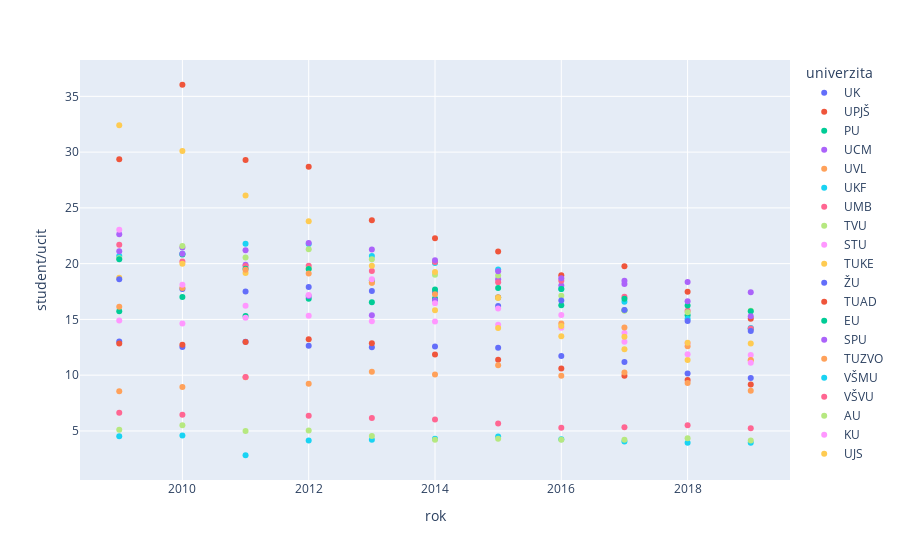

Write notebook code for a chart like this one.
### Code cell
px.scatter(studenti, x="rok", y="student/ucit", color="univerzita", height=700)

### Figure 1 — Plotly figure (JSON) as saved in the notebook; plotly's stock layout.template omitted (floating-point values rounded to 4 significant figures)
{"data": [{"hovertemplate": "univerzita=UK<br>rok=%{x}<br>student/ucit=%{y}<extra></extra>", "legendgroup": "UK", "marker": {"color": "#636efa", "symbol": "circle"}, "mode": "markers", "name": "UK", "orientation": "v", "showlegend": true, "type": "scatter", "x": [2009, 2010, 2011, 2012, 2013, 2014, 2015, 2016, 2017, 2018, 2019], "xaxis": "x", "y": [13.03, 12.52, 12.99, 12.63, 12.51, 12.57, 12.45, 11.71, 11.18, 10.16, 9.75], "yaxis": "y"}, {"hovertemplate": "univerzita=UPJŠ<br>rok=%{x}<br>student/ucit=%{y}<extra></extra>", "legendgroup": "UPJŠ", "marker": {"color": "#EF553B", "symbol": "circle"}, "mode": "markers", "name": "UPJŠ", "orientation": "v", "showlegend": true, "type": "scatter", "x": [2009, 2010, 2011, 2012, 2013, 2014, 2015, 2016, 2017, 2018, 2019], "xaxis": "x", "y": [12.85, 12.72, 12.98, 13.22, 12.87, 11.86, 11.38, 10.59, 9.94, 9.57, 9.16], "yaxis": "y"}, {"hovertemplate": "univerzita=PU<br>rok=%{x}<br>student/ucit=%{y}<extra></extra>", "legendgroup": "PU", "marker": {"color": "#00cc96", "symbol": "circle"}, "mode": "markers", "name": "PU", "orientation": "v", "showlegend": true, "type": "scatter", "x": [2009, 2010, 2011, 2012, 2013, 2014, 2015, 2016, 2017, 2018, 2019], "xaxis": "x", "y": [15.73, 17.02, 15.3, 16.86, 16.54, 16.87, 16.96, 16.26, 15.82, 15.38, 14.17], "yaxis": "y"}, {"hovertemplate": "univerzita=UCM<br>rok=%{x}<br>student/ucit=%{y}<extra></extra>", "legendgroup": "UCM", "marker": {"color": "#ab63fa", "symbol": "circle"}, "mode": "markers", "name": "UCM", "orientation": "v", "showlegend": true, "type": "scatter", "x": [2009, 2010, 2011, 2012, 2013, 2014, 2015, 2016, 2017, 2018, 2019], "xaxis": "x", "y": [22.63, 21.45, 19.89, 17.09, 15.38, 16.72, 18.6, 18.03, 18.46, 18.35, 17.44], "yaxis": "y"}, {"hovertemplate": "univerzita=UVL<br>rok=%{x}<br>student/ucit=%{y}<extra></extra>", "legendgroup": "UVL", "marker": {"color": "#FFA15A", "symbol": "circle"}, "mode": "markers", "name": "UVL", "orientation": "v", "showlegend": true, "type": "scatter", "x": [2009, 2010, 2011, 2012, 2013, 2014, 2015, 2016, 2017, 2018, 2019], "xaxis": "x", "y": [8.55, 8.93, 9.81, 9.23, 10.31, 10.07, 10.9, 9.95, 10.24, 9.29, 8.61], "yaxis": "y"}, {"hovertemplate": "univerzita=UKF<br>rok=%{x}<br>student/ucit=%{y}<extra></extra>", "legendgroup": "UKF", "marker": {"color": "#19d3f3", "symbol": "circle"}, "mode": "markers", "name": "UKF", "orientation": "v", "showlegend": true, "type": "scatter", "x": [2009, 2010, 2011, 2012, 2013, 2014, 2015, 2016, 2017, 2018, 2019], "xaxis": "x", "y": [20.68, 20.89, 21.79, 21.77, 20.69, 20.06, 19.48, 17.72, 16.58, 15.07, 14.22], "yaxis": "y"}, {"hovertemplate": "univerzita=UMB<br>rok=%{x}<br>student/ucit=%{y}<extra></extra>", "legendgroup": "UMB", "marker": {"color": "#FF6692", "symbol": "circle"}, "mode": "markers", "name": "UMB", "orientation": "v", "showlegend": true, "type": "scatter", "x": [2009, 2010, 2011, 2012, 2013, 2014, 2015, 2016, 2017, 2018, 2019], "xaxis": "x", "y": [21.7, 20.19, 19.79, 19.82, 19.34, 20.15, 18.34, 18.46, 17.04, 15.78, 14.19], "yaxis": "y"}, {"hovertemplate": "univerzita=TVU<br>rok=%{x}<br>student/ucit=%{y}<extra></extra>", "legendgroup": "TVU", "marker": {"color": "#B6E880", "symbol": "circle"}, "mode": "markers", "name": "TVU", "orientation": "v", "showlegend": true, "type": "scatter", "x": [2009, 2010, 2011, 2012, 2013, 2014, 2015, 2016, 2017, 2018, 2019], "xaxis": "x", "y": [20.48, 21.59, 20.54, 21.29, 20.39, 19.01, 18.93, 17.13, 15.78, 15.65, 15.78], "yaxis": "y"}, {"hovertemplate": "univerzita=STU<br>rok=%{x}<br>student/ucit=%{y}<extra></extra>", "legendgroup": "STU", "marker": {"color": "#FF97FF", "symbol": "circle"}, "mode": "markers", "name": "STU", "orientation": "v", "showlegend": true, "type": "scatter", "x": [2009, 2010, 2011, 2012, 2013, 2014, 2015, 2016, 2017, 2018, 2019], "xaxis": "x", "y": [14.91, 14.63, 15.14, 15.33, 14.83, 14.81, 14.51, 14.26, 13.79, 12.87, 11.8], "yaxis": "y"}, {"hovertemplate": "univerzita=TUKE<br>rok=%{x}<br>student/ucit=%{y}<extra></extra>", "legendgroup": "TUKE", "marker": {"color": "#FECB52", "symbol": "circle"}, "mode": "markers", "name": "TUKE", "orientation": "v", "showlegend": true, "type": "scatter", "x": [2009, 2010, 2011, 2012, 2013, 2014, 2015, 2016, 2017, 2018, 2019], "xaxis": "x", "y": [18.73, 19.98, 19.15, 19.54, 18.29, 15.81, 14.24, 13.48, 12.33, 11.37, 11.32], "yaxis": "y"}, {"hovertemplate": "univerzita=ŽU<br>rok=%{x}<br>student/ucit=%{y}<extra></extra>", "legendgroup": "ŽU", "marker": {"color": "#636efa", "symbol": "circle"}, "mode": "markers", "name": "ŽU", "orientation": "v", "showlegend": true, "type": "scatter", "x": [2009, 2010, 2011, 2012, 2013, 2014, 2015, 2016, 2017, 2018, 2019], "xaxis": "x", "y": [18.6, 17.72, 17.51, 17.91, 17.55, 17.41, 16.2, 16.69, 15.85, 14.86, 13.96], "yaxis": "y"}, {"hovertemplate": "univerzita=TUAD<br>rok=%{x}<br>student/ucit=%{y}<extra></extra>", "legendgroup": "TUAD", "marker": {"color": "#EF553B", "symbol": "circle"}, "mode": "markers", "name": "TUAD", "orientation": "v", "showlegend": true, "type": "scatter", "x": [2009, 2010, 2011, 2012, 2013, 2014, 2015, 2016, 2017, 2018, 2019], "xaxis": "x", "y": [29.37, 36.04, 29.3, 28.68, 23.88, 22.27, 21.09, 18.96, 19.76, 17.47, 15.05], "yaxis": "y"}, {"hovertemplate": "univerzita=EU<br>rok=%{x}<br>student/ucit=%{y}<extra></extra>", "legendgroup": "EU", "marker": {"color": "#00cc96", "symbol": "circle"}, "mode": "markers", "name": "EU", "orientation": "v", "showlegend": true, "type": "scatter", "x": [2009, 2010, 2011, 2012, 2013, 2014, 2015, 2016, 2017, 2018, 2019], "xaxis": "x", "y": [20.4, 20.82, 19.54, 19.51, 18.49, 17.68, 17.82, 17.72, 16.86, 16.25, 15.73], "yaxis": "y"}, {"hovertemplate": "univerzita=SPU<br>rok=%{x}<br>student/ucit=%{y}<extra></extra>", "legendgroup": "SPU", "marker": {"color": "#ab63fa", "symbol": "circle"}, "mode": "markers", "name": "SPU", "orientation": "v", "showlegend": true, "type": "scatter", "x": [2009, 2010, 2011, 2012, 2013, 2014, 2015, 2016, 2017, 2018, 2019], "xaxis": "x", "y": [21.11, 20.89, 21.2, 21.85, 21.27, 20.3, 19.32, 18.68, 18.17, 16.63, 15.29], "yaxis": "y"}, {"hovertemplate": "univerzita=TUZVO<br>rok=%{x}<br>student/ucit=%{y}<extra></extra>", "legendgroup": "TUZVO", "marker": {"color": "#FFA15A", "symbol": "circle"}, "mode": "markers", "name": "TUZVO", "orientation": "v", "showlegend": true, "type": "scatter", "x": [2009, 2010, 2011, 2012, 2013, 2014, 2015, 2016, 2017, 2018, 2019], "xaxis": "x", "y": [16.14, 17.81, 19.46, 19.11, 18.28, 17.25, 16.98, 14.63, 14.28, 12.59, 11.36], "yaxis": "y"}, {"hovertemplate": "univerzita=VŠMU<br>rok=%{x}<br>student/ucit=%{y}<extra></extra>", "legendgroup": "VŠMU", "marker": {"color": "#19d3f3", "symbol": "circle"}, "mode": "markers", "name": "VŠMU", "orientation": "v", "showlegend": true, "type": "scatter", "x": [2009, 2010, 2011, 2012, 2013, 2014, 2015, 2016, 2017, 2018, 2019], "xaxis": "x", "y": [4.52, 4.58, 2.82, 4.14, 4.22, 4.31, 4.49, 4.25, 4.05, 3.95, 3.95], "yaxis": "y"}, {"hovertemplate": "univerzita=VŠVU<br>rok=%{x}<br>student/ucit=%{y}<extra></extra>", "legendgroup": "VŠVU", "marker": {"color": "#FF6692", "symbol": "circle"}, "mode": "markers", "name": "VŠVU", "orientation": "v", "showlegend": true, "type": "scatter", "x": [2009, 2010, 2011, 2012, 2013, 2014, 2015, 2016, 2017, 2018, 2019], "xaxis": "x", "y": [6.63, 6.46, 9.83, 6.36, 6.17, 6.02, 5.66, 5.29, 5.33, 5.52, 5.24], "yaxis": "y"}, {"hovertemplate": "univerzita=AU<br>rok=%{x}<br>student/ucit=%{y}<extra></extra>", "legendgroup": "AU", "marker": {"color": "#B6E880", "symbol": "circle"}, "mode": "markers", "name": "AU", "orientation": "v", "showlegend": true, "type": "scatter", "x": [2009, 2010, 2011, 2012, 2013, 2014, 2015, 2016, 2017, 2018, 2019], "xaxis": "x", "y": [5.11, 5.52, 4.99, 5.03, 4.54, 4.22, 4.31, 4.22, 4.21, 4.35, 4.15], "yaxis": "y"}, {"hovertemplate": "univerzita=KU<br>rok=%{x}<br>student/ucit=%{y}<extra></extra>", "legendgroup": "KU", "marker": {"color": "#FF97FF", "symbol": "circle"}, "mode": "markers", "name": "KU", "orientation": "v", "showlegend": true, "type": "scatter", "x": [2009, 2010, 2011, 2012, 2013, 2014, 2015, 2016, 2017, 2018, 2019], "xaxis": "x", "y": [23.04, 18.11, 16.23, 17.18, 18.59, 16.45, 15.97, 15.39, 13, 11.87, 11.12], "yaxis": "y"}, {"hovertemplate": "univerzita=UJS<br>rok=%{x}<br>student/ucit=%{y}<extra></extra>", "legendgroup": "UJS", "marker": {"color": "#FECB52", "symbol": "circle"}, "mode": "markers", "name": "UJS", "orientation": "v", "showlegend": true, "type": "scatter", "x": [2009, 2010, 2011, 2012, 2013, 2014, 2015, 2016, 2017, 2018, 2019], "xaxis": "x", "y": [32.4, 30.1, 26.12, 23.79, 19.81, 19.26, 16.91, 14.41, 13.44, 12.9, 12.83], "yaxis": "y"}], "layout": {"autosize": true, "legend": {"title": {"text": "univerzita"}, "tracegroupgap": 0}, "margin": {"t": 60}, "xaxis": {"anchor": "y", "autorange": true, "domain": [0, 1], "range": [2008.0, 2020.0], "title": {"text": "rok"}, "type": "linear"}, "yaxis": {"anchor": "x", "autorange": true, "domain": [0, 1], "range": [0.6957, 38.16], "title": {"text": "student/ucit"}, "type": "linear"}}}
